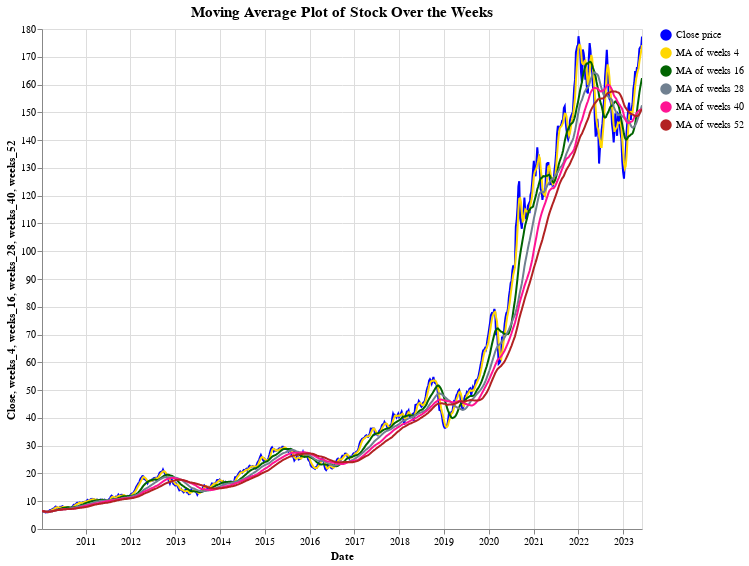

The notebook cell saved with this chart:
### Code cell
# set base for creat custom legend and plots
base = alt.Chart(df_ma.reset_index()).transform_calculate(
legend1="'Close price'",
legend2="'MA of weeks 4'",
legend3="'MA of weeks 16'",
legend4="'MA of weeks 28'",
legend5="'MA of weeks 40'",
legend6="'MA of weeks 52'"
)
scale = alt.Scale(domain=["Close price", 
                          "MA of weeks 4",
                          "MA of weeks 16",
                          "MA of weeks 28",
                          "MA of weeks 40",
                          "MA of weeks 52"], 
                  range=['blue', 
                         'gold', 
                         'darkgreen', 
                         'slategray', 
                         'deeppink',
                         'firebrick'])

line1 = base.mark_line(color='blue').encode(
x = 'Date:T',
y = 'Close:Q',
color=alt.Color('legend1:N', scale=scale, title=''),
)

line2 = base.mark_line(color='gold').encode(
x = 'Date:T',
y = 'weeks_4:Q',
color=alt.Color('legend2:N', scale=scale, title='')
)

line3 = base.mark_line(color='darkgreen').encode(
x = 'Date:T',
y = 'weeks_16:Q',
color=alt.Color('legend3:N', scale=scale, title='')
)

line4 = base.mark_line(color='slategray').encode(
x = 'Date:T',
y = 'weeks_28:Q',
color=alt.Color('legend4:N', scale=scale, title='')
)

line5 = base.mark_line(color='deeppink').encode(
x = 'Date:T',
y = 'weeks_40:Q',
color=alt.Color('legend5:N', scale=scale, title='')
)

line6 = base.mark_line(color='firebrick').encode(
x = 'Date:T',
y = 'weeks_52:Q',
color=alt.Color('legend6:N', scale=scale, title='')
)

text = line1.mark_text(
    align='left',
    baseline='middle',
    dx=3  # Nudges text to right so it doesn't appear on top of the bar
)   


(line1 + line2 + line3 + line4 + line5 + line6 +text).properties(
    title={"text":['Moving Average Plot of Stock Over the Weeks'],
           "fontSize":15,
           "fontWeight": 'bold',
           "font":'Courier New',},
    height=500, width=600
).interactive()

### Figure 1 — Vega-Lite specification as saved in the notebook (floating-point values rounded to 4 significant figures; data arrays with more than 128 entries replaced by an {"elided": "..."} marker saying what was removed)
{"config": {"view": {"continuousWidth": 300, "continuousHeight": 300}}, "layer": [{"mark": {"type": "line", "color": "blue"}, "encoding": {"color": {"field": "legend1", "scale": {"domain": ["Close price", "MA of weeks 4", "MA of weeks 16", "MA of weeks 28", "MA of weeks 40", "MA of weeks 52"], "range": ["blue", "gold", "darkgreen", "slategray", "deeppink", "firebrick"]}, "title": "", "type": "nominal"}, "x": {"field": "Date", "type": "temporal"}, "y": {"field": "Close", "type": "quantitative"}}, "name": "view_4", "transform": [{"calculate": "'Close price'", "as": "legend1"}, {"calculate": "'MA of weeks 4'", "as": "legend2"}, {"calculate": "'MA of weeks 16'", "as": "legend3"}, {"calculate": "'MA of weeks 28'", "as": "legend4"}, {"calculate": "'MA of weeks 40'", "as": "legend5"}, {"calculate": "'MA of weeks 52'", "as": "legend6"}]}, {"mark": {"type": "line", "color": "gold"}, "encoding": {"color": {"field": "legend2", "scale": {"domain": ["Close price", "MA of weeks 4", "MA of weeks 16", "MA of weeks 28", "MA of weeks 40", "MA of weeks 52"], "range": ["blue", "gold", "darkgreen", "slategray", "deeppink", "firebrick"]}, "title": "", "type": "nominal"}, "x": {"field": "Date", "type": "temporal"}, "y": {"field": "weeks_4", "type": "quantitative"}}, "transform": [{"calculate": "'Close price'", "as": "legend1"}, {"calculate": "'MA of weeks 4'", "as": "legend2"}, {"calculate": "'MA of weeks 16'", "as": "legend3"}, {"calculate": "'MA of weeks 28'", "as": "legend4"}, {"calculate": "'MA of weeks 40'", "as": "legend5"}, {"calculate": "'MA of weeks 52'", "as": "legend6"}]}, {"mark": {"type": "line", "color": "darkgreen"}, "encoding": {"color": {"field": "legend3", "scale": {"domain": ["Close price", "MA of weeks 4", "MA of weeks 16", "MA of weeks 28", "MA of weeks 40", "MA of weeks 52"], "range": ["blue", "gold", "darkgreen", "slategray", "deeppink", "firebrick"]}, "title": "", "type": "nominal"}, "x": {"field": "Date", "type": "temporal"}, "y": {"field": "weeks_16", "type": "quantitative"}}, "transform": [{"calculate": "'Close price'", "as": "legend1"}, {"calculate": "'MA of weeks 4'", "as": "legend2"}, {"calculate": "'MA of weeks 16'", "as": "legend3"}, {"calculate": "'MA of weeks 28'", "as": "legend4"}, {"calculate": "'MA of weeks 40'", "as": "legend5"}, {"calculate": "'MA of weeks 52'", "as": "legend6"}]}, {"mark": {"type": "line", "color": "slategray"}, "encoding": {"color": {"field": "legend4", "scale": {"domain": ["Close price", "MA of weeks 4", "MA of weeks 16", "MA of weeks 28", "MA of weeks 40", "MA of weeks 52"], "range": ["blue", "gold", "darkgreen", "slategray", "deeppink", "firebrick"]}, "title": "", "type": "nominal"}, "x": {"field": "Date", "type": "temporal"}, "y": {"field": "weeks_28", "type": "quantitative"}}, "transform": [{"calculate": "'Close price'", "as": "legend1"}, {"calculate": "'MA of weeks 4'", "as": "legend2"}, {"calculate": "'MA of weeks 16'", "as": "legend3"}, {"calculate": "'MA of weeks 28'", "as": "legend4"}, {"calculate": "'MA of weeks 40'", "as": "legend5"}, {"calculate": "'MA of weeks 52'", "as": "legend6"}]}, {"mark": {"type": "line", "color": "deeppink"}, "encoding": {"color": {"field": "legend5", "scale": {"domain": ["Close price", "MA of weeks 4", "MA of weeks 16", "MA of weeks 28", "MA of weeks 40", "MA of weeks 52"], "range": ["blue", "gold", "darkgreen", "slategray", "deeppink", "firebrick"]}, "title": "", "type": "nominal"}, "x": {"field": "Date", "type": "temporal"}, "y": {"field": "weeks_40", "type": "quantitative"}}, "transform": [{"calculate": "'Close price'", "as": "legend1"}, {"calculate": "'MA of weeks 4'", "as": "legend2"}, {"calculate": "'MA of weeks 16'", "as": "legend3"}, {"calculate": "'MA of weeks 28'", "as": "legend4"}, {"calculate": "'MA of weeks 40'", "as": "legend5"}, {"calculate": "'MA of weeks 52'", "as": "legend6"}]}, {"mark": {"type": "line", "color": "firebrick"}, "encoding": {"color": {"field": "legend6", "scale": {"domain": ["Close price", "MA of weeks 4", "MA of weeks 16", "MA of weeks 28", "MA of weeks 40", "MA of weeks 52"], "range": ["blue", "gold", "darkgreen", "slategray", "deeppink", "firebrick"]}, "title": "", "type": "nominal"}, "x": {"field": "Date", "type": "temporal"}, "y": {"field": "weeks_52", "type": "quantitative"}}, "transform": [{"calculate": "'Close price'", "as": "legend1"}, {"calculate": "'MA of weeks 4'", "as": "legend2"}, {"calculate": "'MA of weeks 16'", "as": "legend3"}, {"calculate": "'MA of weeks 28'", "as": "legend4"}, {"calculate": "'MA of weeks 40'", "as": "legend5"}, {"calculate": "'MA of weeks 52'", "as": "legend6"}]}, {"mark": {"type": "text", "align": "left", "baseline": "middle", "dx": 3}, "encoding": {"color": {"field": "legend1", "scale": {"domain": ["Close price", "MA of weeks 4", "MA of weeks 16", "MA of weeks 28", "MA of weeks 40", "MA of weeks 52"], "range": ["blue", "gold", "darkgreen", "slategray", "deeppink", "firebrick"]}, "title": "", "type": "nominal"}, "x": {"field": "Date", "type": "temporal"}, "y": {"field": "Close", "type": "quantitative"}}, "transform": [{"calculate": "'Close price'", "as": "legend1"}, {"calculate": "'MA of weeks 4'", "as": "legend2"}, {"calculate": "'MA of weeks 16'", "as": "legend3"}, {"calculate": "'MA of weeks 28'", "as": "legend4"}, {"calculate": "'MA of weeks 40'", "as": "legend5"}, {"calculate": "'MA of weeks 52'", "as": "legend6"}]}], "data": {"name": "data-83ff2895081433e32d2ebd9406761410"}, "height": 500, "params": [{"name": "param_15", "select": {"type": "interval", "encodings": ["x", "y"]}, "bind": "scales", "views": ["view_4"]}], "title": {"text": ["Moving Average Plot of Stock Over the Weeks"], "fontSize": 15, "fontWeight": "bold", "font": "Courier New"}, "width": 600, "$schema": "https://vega.github.io/schema/vega-lite/v5.8.0.json", "datasets": {"data-83ff2895081433e32d2ebd9406761410": {"elided": "700 records"}}}
